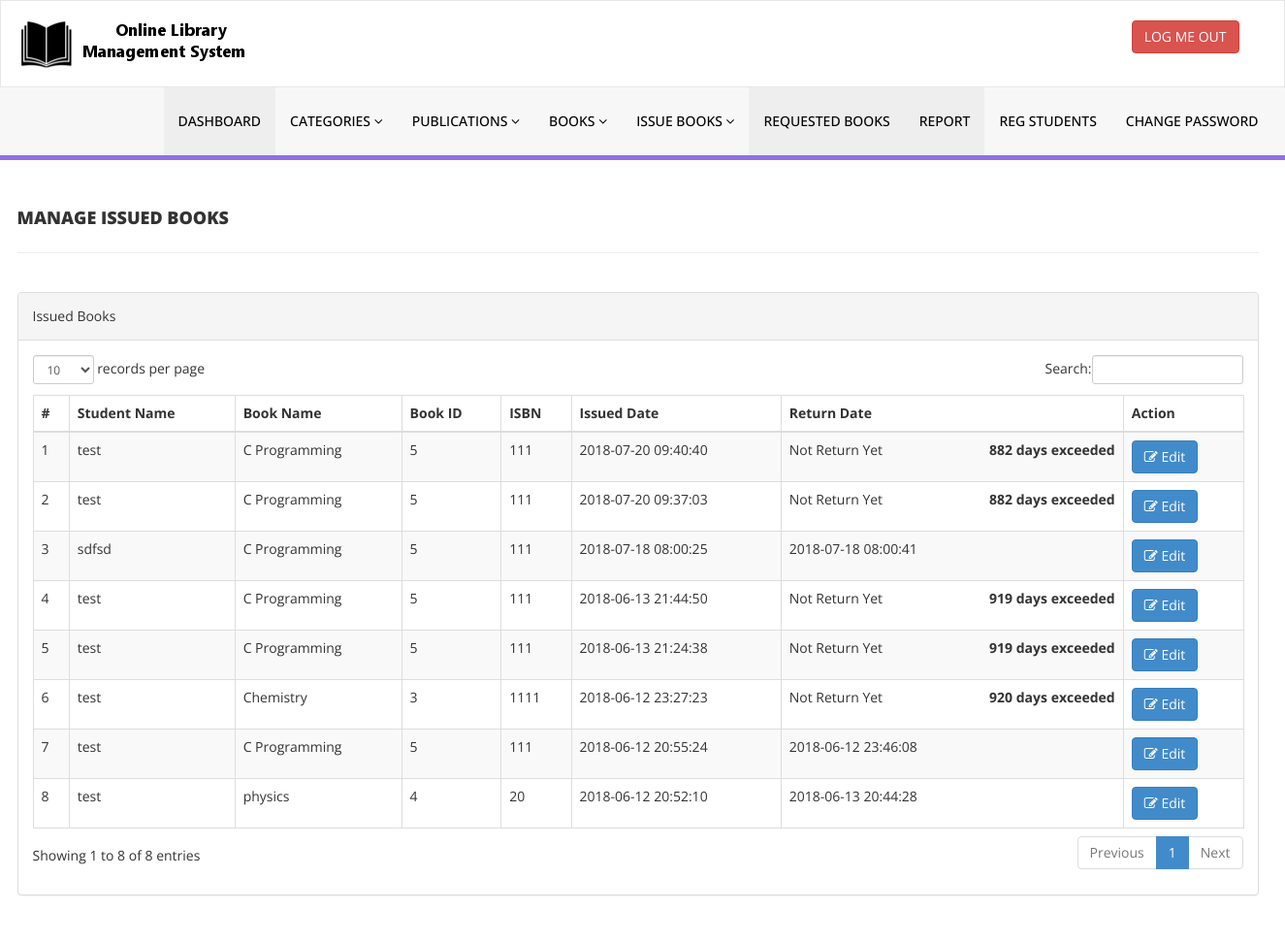
Screenshot of /admin/manage-issued-books.php (signed in) with the database file from the repository.
### tables this page shows
CREATE TABLE `tblissuedbookdetails` (
  `id` int(11) NOT NULL,
  `BookId` int(11) DEFAULT NULL,
  `StudentID` varchar(150) DEFAULT NULL,
  `IssuesDate` timestamp NULL DEFAULT CURRENT_TIMESTAMP,
  `ReturnDate` timestamp NULL DEFAULT NULL ON UPDATE CURRENT_TIMESTAMP,
  `ReturnStatus` int(1) NOT NULL,
  `fine` int(11) DEFAULT NULL
);

CREATE TABLE `tblstudents` (
  `id` int(11) NOT NULL,
  `StudentId` varchar(100) DEFAULT NULL,
  `FullName` varchar(120) DEFAULT NULL,
  `EmailId` varchar(120) DEFAULT NULL,
  `MobileNumber` char(11) DEFAULT NULL,
  `Password` varchar(120) DEFAULT NULL,
  `Status` int(1) DEFAULT NULL,
  `RegDate` timestamp NULL DEFAULT CURRENT_TIMESTAMP,
  `UpdationDate` timestamp NULL DEFAULT NULL ON UPDATE CURRENT_TIMESTAMP
);

CREATE TABLE `tblbooks` (
  `id` int(11) NOT NULL,
  `BookName` varchar(255) DEFAULT NULL,
  `Copies` int(3) NOT NULL,
  `IssuedCopies` int(3) NOT NULL,
  `CatId` int(11) DEFAULT NULL,
  `AuthorId` int(11) DEFAULT NULL,
  `ISBNNumber` int(11) DEFAULT NULL,
  `BookPrice` int(11) DEFAULT NULL,
  `RegDate` timestamp NULL DEFAULT CURRENT_TIMESTAMP,
  `UpdationDate` timestamp NULL DEFAULT NULL ON UPDATE CURRENT_TIMESTAMP
);

### admin/manage-issued-books.php (the view, shortened to what this page needs)
<?php
include('includes/config.php');
if(strlen($_SESSION['alogin'])==0)
    {
header('location:index.php');
}
else{
    ?>
<!DOCTYPE html>
<html xmlns="http://www.w3.org/1999/xhtml">
<head>
    <link href="assets/css/bootstrap.css" rel="stylesheet" />
    <link href="assets/css/font-awesome.css" rel="stylesheet" />
    <link href="assets/js/dataTables/dataTables.bootstrap.css" rel="stylesheet" />
    <link href="assets/css/style.css" rel="stylesheet" />
</head>
<body>
<?php include('includes/header.php');?>
    <div class="content-wrapper">
         <div class="container">
        <div class="row pad-botm">
            <div class="col-md-12">
                <h4 class="header-line">Manage Issued Books</h4>
    </div>
     <div class="row">
</div>
        </div>
            <div class="row">
                <div class="col-md-12">
                    <div class="panel panel-default">
                        <div class="panel-heading">
                          Issued Books
                        </div>
                        <div class="panel-body">
                            <div class="table-responsive">
                                <table class="table table-striped table-bordered table-hover" id="dataTables-example">
                                    <thead>
                                        <tr>
                                            <th>#</th>
                                            <th>Student Name</th>
                                            <th>Book Name</th>
                                            <th>Book ID</th>
                                            <th>ISBN </th>
                                            <th>Issued Date</th>
                                            <th>Return Date</th>
                                            <th>Action</th>
                                        </tr>
                                    </thead>
                                    <tbody>
<?php $sql = "SELECT tblstudents.FullName,tblbooks.BookName,tblbooks.ISBNNumber,tblbooks.id,tblissuedbookdetails.IssuesDate,tblissuedbookdetails.ReturnDate,tblissuedbookdetails.id as rid from  tblissuedbookdetails join tblstudents on tblstudents.StudentId=tblissuedbookdetails.StudentId join tblbooks on tblbooks.id=tblissuedbookdetails.BookId order by tblissuedbookdetails.id desc";
$query = $dbh -> prepare($sql);
$query->execute();
$results=$query->fetchAll(PDO::FETCH_OBJ);
$cnt=1;
if($query->rowCount() > 0)
{
foreach($results as $result)
{               ?>
                                        <tr class="odd gradeX">
                                            <td class="center"><?php echo htmlentities($cnt);?></td>
                                            <td class="center"><?php echo htmlentities($result->FullName);?></td>
                                            <td class="center"><?php echo htmlentities($result->BookName);?></td>
                                            <td class="center"><?php echo htmlentities($result->id);?></td>
                                            <td class="center"><?php echo htmlentities($result->ISBNNumber);?></td>
                                            <td class="center"><?php echo htmlentities($result->IssuesDate);?></td>
                                            <td class="center"><?php if($result->ReturnDate=="")
                                            {
												$date=Date('Y/m/d');
												$date2=Date("Y/m/d",strtotime($result->IssuesDate));
												$diff=strtotime($date)- strtotime($date2);
												$days=floor($diff/86400);
												if($days>7)
												{
													$days=$days-7;
													$str=$days." days exceeded";
												}
                                                echo htmlentities("Not Return Yet ");?><span style="float:right"><b><?php echo htmlentities($str);?></b></span>
											<?php
                                            } else {
                                            echo htmlentities($result->ReturnDate);
											}
                                            ?></td>
                                            <td class="center">
                                            <a href="update-issue-bookdeails.php?rid=<?php echo htmlentities($result->rid);?>&ISBNNumber=<?php echo htmlentities($result->ISBNNumber);?>&status=<?php echo htmlentities($str);?>&days=<?php echo htmlentities($days);?>"><button class="btn btn-primary"><i class="fa fa-edit "></i> Edit</button>
                                            </td>
                                        </tr>
 <?php $cnt=$cnt+1;}} ?>
                                    </tbody>
                                </table>
                            </div>
                        </div>
                    </div>
                </div>
            </div>
    </div>
    </div>
</body>
</html>
<?php } ?>

### admin/assets/css/style.css (style rules this page uses)
.content-wrapper { margin-top: 40px; min-height:800px; padding-bottom:90px; }
.header-line { font-weight:900; padding-bottom:25px; border-bottom:1px solid #eeeeee; text-transform:uppercase; }
.pad-botm { padding-bottom:30px; }

### rows the page displays
tblissuedbookdetails: tblstudents.FullName "test", BookId.BookName "C Programming", BookId "5", BookId.ISBNNumber "111", IssuesDate "2018-07-20 09:40:40", str "882 days exceeded"
tblissuedbookdetails: tblstudents.FullName "test", BookId.BookName "C Programming", BookId "5", BookId.ISBNNumber "111", IssuesDate "2018-07-20 09:37:03", str "882 days exceeded"
tblissuedbookdetails: tblstudents.FullName "sdfsd", BookId.BookName "C Programming", BookId "5", BookId.ISBNNumber "111", IssuesDate "2018-07-18 08:00:25", ReturnDate "2018-07-18 08:00:41"
tblissuedbookdetails: tblstudents.FullName "test", BookId.BookName "C Programming", BookId "5", BookId.ISBNNumber "111", IssuesDate "2018-06-13 21:44:50", str "919 days exceeded"
tblissuedbookdetails: tblstudents.FullName "test", BookId.BookName "C Programming", BookId "5", BookId.ISBNNumber "111", IssuesDate "2018-06-13 21:24:38", str "919 days exceeded"
tblissuedbookdetails: tblstudents.FullName "test", BookId.BookName "Chemistry", BookId "3", BookId.ISBNNumber "1111", IssuesDate "2018-06-12 23:27:23", str "920 days exceeded"
tblissuedbookdetails: tblstudents.FullName "test", BookId.BookName "C Programming", BookId "5", BookId.ISBNNumber "111", IssuesDate "2018-06-12 20:55:24", ReturnDate "2018-06-12 23:46:08"
tblissuedbookdetails: tblstudents.FullName "test", BookId.BookName "physics", BookId "4", BookId.ISBNNumber "20", IssuesDate "2018-06-12 20:52:10", ReturnDate "2018-06-13 20:44:28"
